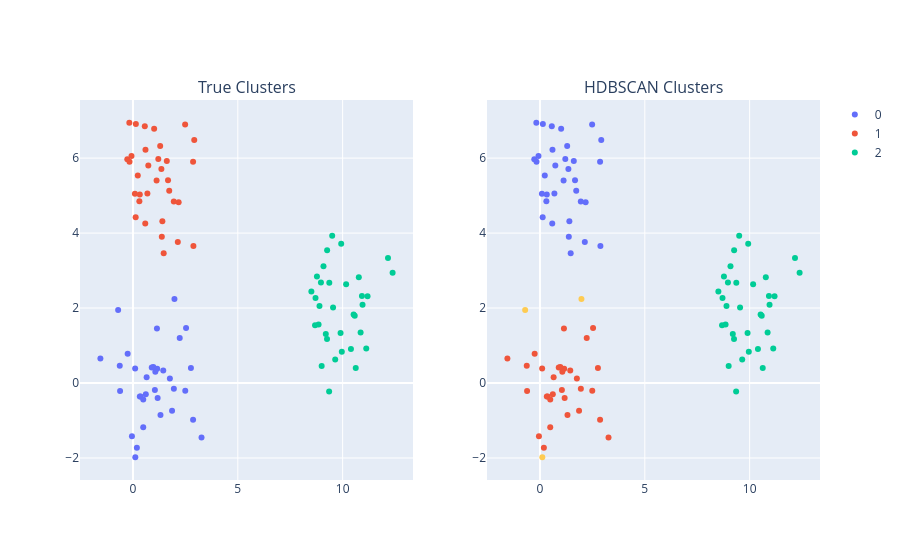

Notebook source saved alongside this figure:
### Markdown cell above
## Step 6a: Cluster

Having access to the full matrix of pairwise distances, users have the ability to cluster with whatever algorithm they prefer (provided it supports a matrix of precomputed pairwise distances as an input).

In the case of this recipe, we demonstrate using the HDBSCAN provided through Scikit-Learn.

### Code cell
hdb = HDBSCAN(min_cluster_size=15, max_cluster_size=50, min_samples=10, metric='precomputed').fit(x)
hdbscan_labels = hdb.labels_
df["hdbscan_labels"] = hdbscan_labels

fig = make_subplots(rows=1, cols=2, subplot_titles=["True Clusters", "HDBSCAN Clusters"])
for label, group in df.groupby("target"):
    fig.add_scatter(x=group.x, y=group.y, col=1, row=1, mode="markers", name=label)
for label, group in df.groupby("hdbscan_labels"):
    fig.add_scatter(
        x=group.x, y=group.y, col=2, row=1, mode="markers", name=label,
        marker_color=fig.layout["template"]["layout"]["colorway"][label],
        showlegend=False
    )
fig.show()

### Figure 1 — Plotly figure (JSON) as saved in the notebook; plotly's stock layout.template omitted (floating-point values rounded to 4 significant figures)
{"data": [{"mode": "markers", "name": "0", "type": "scatter", "x": [1.155, 1.067, 2.533, 1.177, -0.7063, 1.144, 0.4892, 1.864, 2.868, 2.23, 3.27, 0.1869, -1.553, 1.979, 1.95, 0.6521, 0.6127, 2.764, 1.313, -0.6302, 0.3657, 0.9718, -0.04855, 0.1045, 0.3275, 0.8968, -0.6139, -0.2528, 0.1122, 1.761, 0.4903, 1.444, 2.494, 1.046], "xaxis": "x", "y": [0.3782, 0.3025, 1.469, -0.4018, 1.951, 1.454, -1.181, -0.7422, -0.9773, 1.202, -1.454, -1.726, 0.6536, 2.241, -0.1514, 0.1563, -0.3023, 0.4002, -0.8541, 0.4628, -0.3627, 0.4283, -1.42, 0.3869, -0.3596, 0.4106, -0.2127, 0.7775, -1.981, 0.1217, -0.4381, 0.3337, -0.2052, -0.1872], "yaxis": "y"}, {"mode": "markers", "name": "1", "type": "scatter", "x": [2.179, 0.0927, 1.672, 1.614, 0.3054, 0.2301, 1.208, 1.402, 1.356, 0.5968, -0.1651, 2.883, -0.1731, 1.298, 2.488, 1.011, 2.139, 1.466, 0.5648, 2.868, 0.5864, -0.2705, 0.732, 2.923, 0.1388, 1.376, 0.3257, 0.6884, 0.1292, -0.07075, 1.127, 1.947, 1.729], "xaxis": "x", "y": [4.82, 5.052, 5.407, 5.922, 4.85, 5.539, 5.977, 4.315, 5.707, 6.222, 5.901, 3.652, 6.944, 6.326, 6.896, 6.786, 3.765, 3.464, 6.849, 5.906, 4.253, 5.969, 5.802, 6.481, 6.91, 3.901, 5.032, 5.056, 4.421, 6.054, 5.402, 4.845, 5.129], "yaxis": "y"}, {"mode": "markers", "name": "2", "type": "scatter", "x": [9.356, 8.896, 9.544, 9.364, 11.19, 9.902, 12.16, 9.932, 10.58, 10.63, 10.77, 9.0, 8.707, 8.966, 12.38, 11.13, 8.684, 10.92, 10.4, 9.961, 9.197, 8.775, 10.86, 9.255, 10.52, 10.17, 10.95, 9.646, 8.853, 9.502, 9.26, 8.509, 9.087], "xaxis": "x", "y": [-0.2234, 2.052, 2.017, 2.676, 2.317, 1.337, 3.337, 3.713, 1.792, 0.3979, 2.824, 0.4552, 2.267, 2.682, 2.944, 0.9201, 1.538, 2.319, 0.9069, 0.8319, 1.31, 2.844, 1.349, 1.174, 1.828, 2.635, 2.088, 0.625, 1.562, 3.93, 3.543, 2.439, 3.117], "yaxis": "y"}, {"marker": {"color": "#FECB52"}, "mode": "markers", "name": "-1", "showlegend": false, "type": "scatter", "x": [-0.7063, 1.979, 0.1122], "xaxis": "x2", "y": [1.951, 2.241, -1.981], "yaxis": "y2"}, {"marker": {"color": "#636efa"}, "mode": "markers", "name": "0", "showlegend": false, "type": "scatter", "x": [2.179, 0.0927, 1.672, 1.614, 0.3054, 0.2301, 1.208, 1.402, 1.356, 0.5968, -0.1651, 2.883, -0.1731, 1.298, 2.488, 1.011, 2.139, 1.466, 0.5648, 2.868, 0.5864, -0.2705, 0.732, 2.923, 0.1388, 1.376, 0.3257, 0.6884, 0.1292, -0.07075, 1.127, 1.947, 1.729], "xaxis": "x2", "y": [4.82, 5.052, 5.407, 5.922, 4.85, 5.539, 5.977, 4.315, 5.707, 6.222, 5.901, 3.652, 6.944, 6.326, 6.896, 6.786, 3.765, 3.464, 6.849, 5.906, 4.253, 5.969, 5.802, 6.481, 6.91, 3.901, 5.032, 5.056, 4.421, 6.054, 5.402, 4.845, 5.129], "yaxis": "y2"}, {"marker": {"color": "#EF553B"}, "mode": "markers", "name": "1", "showlegend": false, "type": "scatter", "x": [1.155, 1.067, 2.533, 1.177, 1.144, 0.4892, 1.864, 2.868, 2.23, 3.27, 0.1869, -1.553, 1.95, 0.6521, 0.6127, 2.764, 1.313, -0.6302, 0.3657, 0.9718, -0.04855, 0.1045, 0.3275, 0.8968, -0.6139, -0.2528, 1.761, 0.4903, 1.444, 2.494, 1.046], "xaxis": "x2", "y": [0.3782, 0.3025, 1.469, -0.4018, 1.454, -1.181, -0.7422, -0.9773, 1.202, -1.454, -1.726, 0.6536, -0.1514, 0.1563, -0.3023, 0.4002, -0.8541, 0.4628, -0.3627, 0.4283, -1.42, 0.3869, -0.3596, 0.4106, -0.2127, 0.7775, 0.1217, -0.4381, 0.3337, -0.2052, -0.1872], "yaxis": "y2"}, {"marker": {"color": "#00cc96"}, "mode": "markers", "name": "2", "showlegend": false, "type": "scatter", "x": [9.356, 8.896, 9.544, 9.364, 11.19, 9.902, 12.16, 9.932, 10.58, 10.63, 10.77, 9.0, 8.707, 8.966, 12.38, 11.13, 8.684, 10.92, 10.4, 9.961, 9.197, 8.775, 10.86, 9.255, 10.52, 10.17, 10.95, 9.646, 8.853, 9.502, 9.26, 8.509, 9.087], "xaxis": "x2", "y": [-0.2234, 2.052, 2.017, 2.676, 2.317, 1.337, 3.337, 3.713, 1.792, 0.3979, 2.824, 0.4552, 2.267, 2.682, 2.944, 0.9201, 1.538, 2.319, 0.9069, 0.8319, 1.31, 2.844, 1.349, 1.174, 1.828, 2.635, 2.088, 0.625, 1.562, 3.93, 3.543, 2.439, 3.117], "yaxis": "y2"}], "layout": {"annotations": [{"font": {"size": 16}, "showarrow": false, "text": "True Clusters", "x": 0.225, "xanchor": "center", "xref": "paper", "y": 1, "yanchor": "bottom", "yref": "paper"}, {"font": {"size": 16}, "showarrow": false, "text": "HDBSCAN Clusters", "x": 0.775, "xanchor": "center", "xref": "paper", "y": 1, "yanchor": "bottom", "yref": "paper"}], "xaxis": {"anchor": "y", "domain": [0, 0.45]}, "xaxis2": {"anchor": "y2", "domain": [0.55, 1]}, "yaxis": {"anchor": "x", "domain": [0, 1]}, "yaxis2": {"anchor": "x2", "domain": [0, 1]}}}
